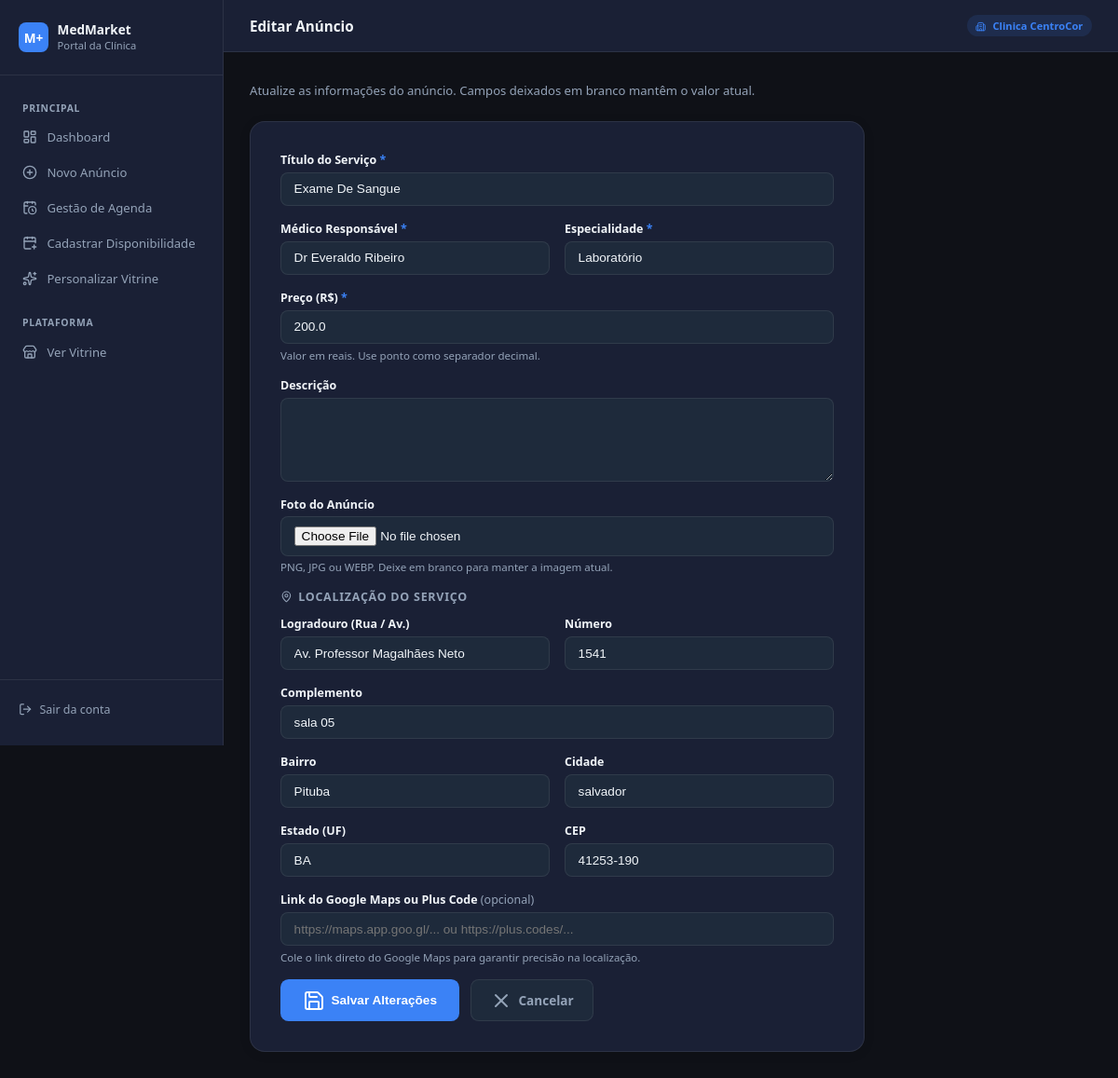
The app's page /clinica/anuncio/1/editar (signed in) with its own data.
### App/models.py (models this page shows, shortened)
class User(db.Model):
    __tablename__ = 'users'
    USER_TYPE_CLIENT = 'CLIENTE'
    USER_TYPE_CLINIC = 'CLINICA'
    id            = db.Column(db.Integer,     primary_key=True)
    email         = db.Column(db.String(120), unique=True, nullable=False, index=True)
    name          = db.Column(db.String(80),  nullable=False)
    password_hash = db.Column(db.String(256), nullable=False)
    cpf           = db.Column(db.String(11),  unique=True, nullable=True)
    telefone      = db.Column(db.String(20),  nullable=True)   # e.g. "(11) 99999-9999"
    user_type     = db.Column(db.String(10),  nullable=False, default='CLIENTE')
    clinic_profile = db.relationship(
        'ClinicProfile', back_populates='user',
        uselist=False, cascade='all, delete-orphan',
    )
    services = db.relationship(
        'ClinicService',
        foreign_keys='ClinicService.clinic_id',
        backref='clinic',
        lazy='dynamic',
        cascade='all, delete-orphan',
    )
    patient_appointments = db.relationship(
        'Appointment',
        foreign_keys='Appointment.user_id',
        backref='patient',
        lazy='dynamic',
    )
    documentos = db.relationship(
        'DocumentoPaciente',
        foreign_keys='DocumentoPaciente.paciente_id',
        back_populates='paciente',
        lazy=True,
    )
    @property
    def is_clinic(self):
        return self.user_type == self.USER_TYPE_CLINIC

class ClinicService(db.Model):
    __tablename__ = 'clinic_services'
    id          = db.Column(db.Integer,     primary_key=True)
    clinic_id   = db.Column(db.Integer,     db.ForeignKey('users.id'), nullable=False)
    title       = db.Column(db.String(150), nullable=False)
    doctor_name = db.Column(db.String(100), nullable=False)
    specialty   = db.Column(db.String(80),  nullable=False)
    price       = db.Column(db.Float,       nullable=False)
    description = db.Column(db.Text,        nullable=True)
    active      = db.Column(db.Boolean,     default=True)
    imagem_url  = db.Column(db.String(255),  nullable=True)   # relative path under static/
    logradouro       = db.Column(db.String(200),  nullable=True)
    numero           = db.Column(db.String(20),   nullable=True)
    complemento      = db.Column(db.String(100),  nullable=True)
    bairro           = db.Column(db.String(100),  nullable=True)
    cidade           = db.Column(db.String(100),  nullable=True)
    estado           = db.Column(db.String(2),    nullable=True)
    cep              = db.Column(db.String(9),    nullable=True)   # "00000-000"
    google_maps_link = db.Column(db.String(500),  nullable=True)
    lat              = db.Column(db.Float,        nullable=True)   # geocoded latitude
    lng              = db.Column(db.Float,        nullable=True)   # geocoded longitude
    created_at       = db.Column(db.DateTime,    server_default=db.func.now())
    service_category  = db.Column(db.String(20), nullable=False, default='consulta')
    exam_type         = db.Column(db.String(30), nullable=True)
    exam_orientations = db.Column(db.Text,       nullable=True)
    schedules        = db.relationship('ClinicSchedule', backref='service', lazy='dynamic',
                                       cascade='all, delete-orphan')
    appointments     = db.relationship('Appointment', backref='service', lazy='dynamic',
                                       foreign_keys='Appointment.service_id',
                                       cascade='all, delete-orphan')
    disponibilidades = db.relationship('Disponibilidade', backref='anuncio', lazy='dynamic',
                                       cascade='all, delete-orphan')
    reviews          = db.relationship('Review', backref='service', lazy='dynamic',
                                       cascade='all, delete-orphan')

### App/routes/clinic.py (the view, shortened to what this page needs)
@clinic_bp.route("/anuncio/<int:service_id>/editar", methods=["GET", "POST"])
@login_required_clinic
def editar_anuncio(service_id):
    user    = _session_clinic()
    service = ClinicService.query.filter_by(id=service_id, clinic_id=user.id).first_or_404()
    erro    = None
    return render_template("clinic/edit_service.html", clinic=user, service=service, erro=erro)

### App/routes/clinic.py (called while the page is built)
def _session_clinic() -> User | None:
    uid = (session.get("user") or {}).get("id")
    if not uid:
        return None
    user = User.query.get(uid)
    if not user or not user.is_clinic:
        return None
    return user

### App/utils/security.py (called while the page is built)
def login_required_clinic(f):
    @wraps(f)
    def decorated(*args, **kwargs):
        user = session.get("user")
        if not user:
            return redirect("/clinica/login")
        if user.get("user_type") != "CLINICA":
            return render_template("403.html"), 403
        return f(*args, **kwargs)
    return decorated

### templates/clinic/edit_service.html (shortened to what this page needs)
{% extends "clinic/base.html" %}
{% block page_title %}Editar Anúncio{% endblock %}
{% block content %}
<p class="page-sub">Atualize as informações do anúncio. Campos deixados em branco mantêm o valor atual.</p>
<div class="form-card">
  <form method="POST"
        action="{{ url_for('clinic.editar_anuncio', service_id=service.id) }}"
        enctype="multipart/form-data">
    <div class="form-group">
      <label class="form-label">Título do Serviço <span style="color:var(--primary)">*</span></label>
      <input type="text" name="title" class="form-input"
             value="{{ service.title }}" required maxlength="150" />
    </div>
    <div class="form-row">
      <div class="form-group">
        <label class="form-label">Médico Responsável <span style="color:var(--primary)">*</span></label>
        <input type="text" name="doctor_name" class="form-input"
               value="{{ service.doctor_name }}" required maxlength="100" />
      </div>
      <div class="form-group">
        <label class="form-label">Especialidade <span style="color:var(--primary)">*</span></label>
        <input type="text" name="specialty" class="form-input"
               value="{{ service.specialty }}" required maxlength="80"
               list="specialties-list" />
      </div>
    </div>
    <div class="form-group">
      <label class="form-label">Preço (R$) <span style="color:var(--primary)">*</span></label>
      <input type="number" name="price" class="form-input"
             value="{{ service.price }}" min="1" step="0.01" required />
      <span class="form-hint">Valor em reais. Use ponto como separador decimal.</span>
    </div>
    <div class="form-group">
      <label class="form-label">Descrição</label>
      <textarea name="description" class="form-textarea">{{ service.description or '' }}</textarea>
    </div>
    <div class="form-group">
      <label class="form-label">Foto do Anúncio</label>
      <input type="file" name="imagem" class="form-input"
             accept="image/png,image/jpeg,image/jpg,image/webp,image/gif" />
      <span class="form-hint">PNG, JPG ou WEBP. Deixe em branco para manter a imagem atual.</span>
    </div>
    <div style="font-size:.78rem;font-weight:700;text-transform:uppercase;letter-spacing:.06em;
                color:var(--muted);display:flex;align-items:center;gap:.4rem;margin:.25rem 0 .75rem;">
      <i data-lucide="map-pin" style="width:.8rem;height:.8rem;"></i> Localização do Serviço
    </div>
    <div class="form-row">
      <div class="form-group">
        <label class="form-label">Logradouro (Rua / Av.)</label>
        <input type="text" name="logradouro" class="form-input"
               value="{{ service.logradouro or '' }}" placeholder="Rua das Flores" maxlength="200" />
      </div>
      <div class="form-group">
        <label class="form-label">Número</label>
        <input type="text" name="numero" class="form-input"
               value="{{ service.numero or '' }}" placeholder="42" maxlength="20" />
      </div>
    </div>
    <div class="form-group">
      <label class="form-label">Complemento</label>
      <input type="text" name="complemento" class="form-input"
             value="{{ service.complemento or '' }}" placeholder="Sala 12, Bloco B" maxlength="100" />
    </div>
    <div class="form-row">
      <div class="form-group">
        <label class="form-label">Bairro</label>
        <input type="text" name="bairro" class="form-input"
               value="{{ service.bairro or '' }}" placeholder="Centro" maxlength="100" />
      </div>
      <div class="form-group">
        <label class="form-label">Cidade</label>
        <input type="text" name="cidade" class="form-input"
               value="{{ service.cidade or '' }}" placeholder="São Paulo" maxlength="100" />
      </div>
    </div>
    <div class="form-row">
      <div class="form-group">
        <label class="form-label">Estado (UF)</label>
        <input type="text" name="estado" class="form-input"
               value="{{ service.estado or '' }}" placeholder="SP" maxlength="2"
               style="text-transform:uppercase;" />
      </div>
      <div class="form-group">
        <label class="form-label">CEP</label>
        <input type="text" name="cep" class="form-input"
               value="{{ service.cep or '' }}" placeholder="01310-100" maxlength="9" />
      </div>
    </div>
    <div class="form-group">
      <label class="form-label">Link do Google Maps ou Plus Code <span style="color:var(--muted);font-weight:400;">(opcional)</span></label>
      <input type="url" name="google_maps_link" class="form-input"
             value="{{ service.google_maps_link or '' }}"
             placeholder="https://maps.app.goo.gl/... ou https://plus.codes/..." maxlength="500" />
      <span class="form-hint">Cole o link direto do Google Maps para garantir precisão na localização.</span>
    </div>
    <div class="btn-row">
      <button type="submit" class="btn-submit">
        <i data-lucide="save"></i> Salvar Alterações
      </button>
      <a href="{{ url_for('clinic.dashboard') }}" class="btn-cancel">
        <i data-lucide="x"></i> Cancelar
      </a>
    </div>
  </form>
</div>
{% endblock %}

### templates/clinic/base.html (shortened to what this page needs)
<!DOCTYPE html>
<html lang="pt-BR" class="dark">
<head>
  <link rel="stylesheet" href="{{ url_for('static', filename='css/style.css') }}" />
</head>
<body>
<div class="clinic-layout">
  <aside class="clinic-sidebar" id="clinicSidebar">
    <div class="clinic-logo">
      <div class="clinic-logo-icon">M+</div>
      <div>
        <div class="clinic-logo-text">MedMarket</div>
        <div class="clinic-logo-sub">Portal da Clínica</div>
      </div>
    </div>
    <nav class="sidebar-nav">
      <span class="sidebar-section-label">Principal</span>
      <a href="{{ url_for('clinic.dashboard') }}"
         class="sidebar-link {% if request.endpoint == 'clinic.dashboard' %}active{% endif %}">
        <i data-lucide="layout-dashboard"></i> Dashboard
      </a>
      <a href="{{ url_for('clinic.novo_anuncio') }}"
         class="sidebar-link {% if request.endpoint == 'clinic.novo_anuncio' %}active{% endif %}">
        <i data-lucide="plus-circle"></i> Novo Anúncio
      </a>
      <a href="{{ url_for('clinic.agenda') }}"
         class="sidebar-link {% if request.endpoint in ['clinic.agenda', 'clinic.listar_disponibilidade', 'clinic.excluir_disponibilidade'] %}active{% endif %}">
        <i data-lucide="calendar-clock"></i> Gestão de Agenda
      </a>
      <a href="{{ url_for('clinic.cadastrar_disponibilidade') }}"
         class="sidebar-link {% if request.endpoint == 'clinic.cadastrar_disponibilidade' %}active{% endif %}">
        <i data-lucide="calendar-plus"></i> Cadastrar Disponibilidade
      </a>
      <a href="{{ url_for('clinic.editar_vitrine') }}"
         class="sidebar-link {% if request.endpoint == 'clinic.editar_vitrine' %}active{% endif %}">
        <i data-lucide="sparkles"></i> Personalizar Vitrine
      </a>
      <span class="sidebar-section-label" style="margin-top:.5rem;">Plataforma</span>
      <a href="/" class="sidebar-link" target="_blank">
        <i data-lucide="store"></i> Ver Vitrine
      </a>
    </nav>
    <div class="sidebar-footer">
      <a href="{{ url_for('clinic.logout') }}">
        <i data-lucide="log-out"></i> Sair da conta
      </a>
    </div>
  </aside>
  <div class="clinic-main">
    <div class="clinic-topbar">
      <div style="display:flex;align-items:center;gap:.75rem;">
        <span class="clinic-topbar-title">{% block page_title %}{% endblock %}</span>
      </div>
      <div class="clinic-topbar-right">
        <span class="clinic-badge" title="{{ session['user']['name'] }}">
          <i data-lucide="building-2" style="width:.7rem;height:.7rem;vertical-align:middle;margin-right:.25rem;"></i>
          {{ session['user']['name'] }}
        </span>
      </div>
    </div>
    <div class="clinic-content">
      {% block content %}{% endblock %}
    </div>
  </div>
</div>
</body>
</html>

### static/css/style.css (style rules this page uses)
*, *::before, *::after { box-sizing: border-box; margin: 0; padding: 0; }
:root { --bg: #0f1117; --bg2: #161b27; --card: #1a2035; --border: rgba(255,255,255,0.08); --primary: #3b82f6; --primary-fg: #fff; --accent: #10b981; --accent-fg: #fff; --warning: #f59e0b; --warning-fg: #000; --fg: #f1f5f9; --muted: #94a3b8; --secondary: #1e2a3b; --radius: 0.5rem; --radius-lg: 0.75rem; --radius-xl: 1rem; --shadow-glow: 0 0 20px rgba(59,130,246,0.15); --gradient-cta: linear-gradient(135deg, #3b82f6 0%, #8b5cf6 100%); --font-body: system-ui, -apple-system, sans-serif; --font-display: 'Inter', system-ui, sans-serif; }
html { scroll-behavior: smooth; }
body { background: var(--bg); color: var(--fg); font-family: var(--font-body); min-height: 100vh; }
a { text-decoration: none; color: inherit; }
.form-group { display: flex; flex-direction: column; gap: 0.35rem; }
.form-label { font-size: 0.875rem; font-weight: 500; }

### templates/clinic/base.html (style rules this page uses)
.clinic-layout { display: flex; min-height: 100vh; }
.clinic-sidebar { width: 240px; flex-shrink: 0; background: var(--card); border-right: 1px solid var(--border); display: flex; flex-direction: column; padding: 1.5rem 0; position: sticky; top: 0; height: 100vh; overflow-y: auto; }
.clinic-logo { display: flex; align-items: center; gap: 0.6rem; padding: 0 1.25rem 1.5rem; border-bottom: 1px solid var(--border); margin-bottom: 1rem; }
.clinic-logo-icon { width: 2rem; height: 2rem; border-radius: 0.5rem; background: var(--primary); color: #fff; display: flex; align-items: center; justify-content: center; font-weight: 800; font-size: 0.85rem; flex-shrink: 0; }
.clinic-logo-text { font-size: 0.85rem; font-weight: 700; line-height: 1.2; }
.clinic-logo-sub { font-size: 0.7rem; color: var(--muted); }
.sidebar-nav { flex: 1; display: flex; flex-direction: column; gap: 0.15rem; padding: 0 0.75rem; }
.sidebar-link { display: flex; align-items: center; gap: 0.65rem; padding: 0.55rem 0.75rem; border-radius: 0.5rem; font-size: 0.82rem; font-weight: 500; color: var(--muted); transition: background .15s, color .15s; text-decoration: none; }
.sidebar-link svg { width: 1rem; height: 1rem; flex-shrink: 0; }
.sidebar-section-label { font-size: 0.65rem; text-transform: uppercase; letter-spacing: 0.07em; color: var(--muted); padding: 0.75rem 0.75rem 0.25rem; font-weight: 600; }
.sidebar-footer { padding: 1rem 1.25rem 0; border-top: 1px solid var(--border); margin-top: auto; }
.sidebar-footer a { display: flex; align-items: center; gap: 0.5rem; font-size: 0.78rem; color: var(--muted); text-decoration: none; padding: 0.4rem 0; transition: color .15s; }
.sidebar-footer a svg { width: 0.9rem; height: 0.9rem; }
.clinic-main { flex: 1; min-width: 0; display: flex; flex-direction: column; }
.clinic-topbar { height: 3.5rem; padding: 0 1.75rem; border-bottom: 1px solid var(--border); display: flex; align-items: center; justify-content: space-between; background: var(--card); flex-shrink: 0; position: sticky; top: 0; z-index: 10; }
.clinic-topbar-title { font-size: 0.95rem; font-weight: 700; }
.clinic-topbar-right { display: flex; align-items: center; gap: 0.75rem; }
.clinic-badge { font-size: 0.7rem; background: rgba(59,130,246,0.12); color: var(--primary); padding: 0.25rem 0.6rem; border-radius: 99px; font-weight: 600; white-space: nowrap; max-width: 180px; overflow: hidden; text-overflow: ellipsis; }
.clinic-content { flex: 1; padding: 2rem 1.75rem; }

### records on screen
User: user.name "Clinica CentroCor"
ClinicService: title "Exame De Sangue", doctor_name "Dr Everaldo Ribeiro", specialty "Laboratório", price "200.0", logradouro "Av. Professor Magalhães Neto", numero "1541", complemento "sala 05", bairro "Pituba", cidade "salvador", estado "BA", cep "41253-190"
